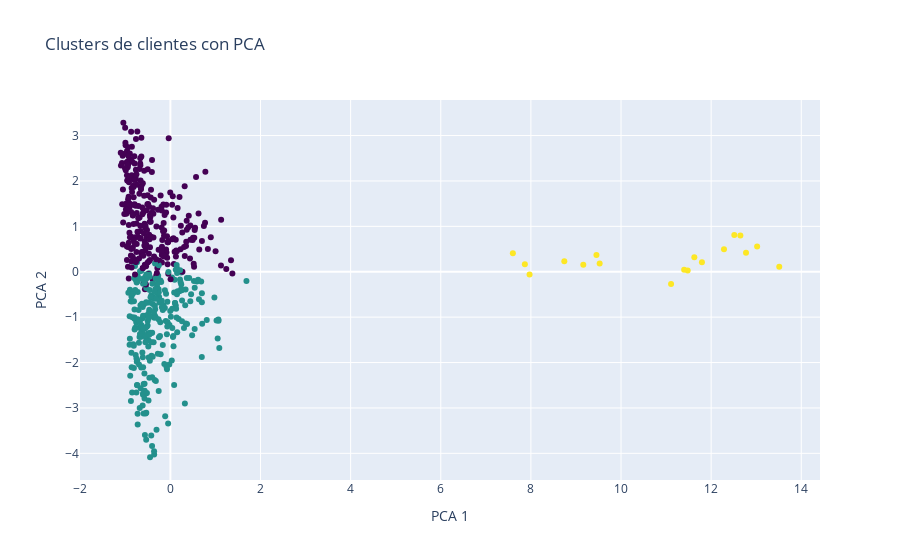

The notebook cell this image was saved under:
### Code cell
pca = PCA(n_components=2)
kmeans_pca = pca.fit_transform(kmeans_standar)

fig = go.Figure()

fig.add_trace(
    go.Scatter(
        x = kmeans_pca[:,0],
        y = kmeans_pca[:, 1],
        mode = "markers",
        marker = dict(
            color = kmeans_data['cluster'],
            colorscale = "Viridis",
            showscale = False,
        ),
    )
)

fig.update_layout(
    title = "Clusters de clientes con PCA",
    xaxis = dict(
        title = "PCA 1"
    ),
    yaxis = dict(
        title = "PCA 2"
    )
)

fig.show()

### Figure 1 — Plotly figure (JSON) as saved in the notebook; plotly's stock layout.template omitted (floating-point values rounded to 4 significant figures; data arrays with more than 128 entries replaced by an {"elided": "..."} marker saying what was removed)
{"data": [{"marker": {"color": {"elided": "557 int values"}, "colorscale": [[0, "#440154"], [0.1111, "#482878"], [0.2222, "#3e4989"], [0.3333, "#31688e"], [0.4444, "#26828e"], [0.5556, "#1f9e89"], [0.6667, "#35b779"], [0.7778, "#6ece58"], [0.8889, "#b5de2b"], [1, "#fde725"]], "showscale": false}, "mode": "markers", "type": "scatter", "x": {"elided": "557 float values"}, "y": {"elided": "557 float values"}}], "layout": {"title": {"text": "Clusters de clientes con PCA"}, "xaxis": {"title": {"text": "PCA 1"}}, "yaxis": {"title": {"text": "PCA 2"}}}}
